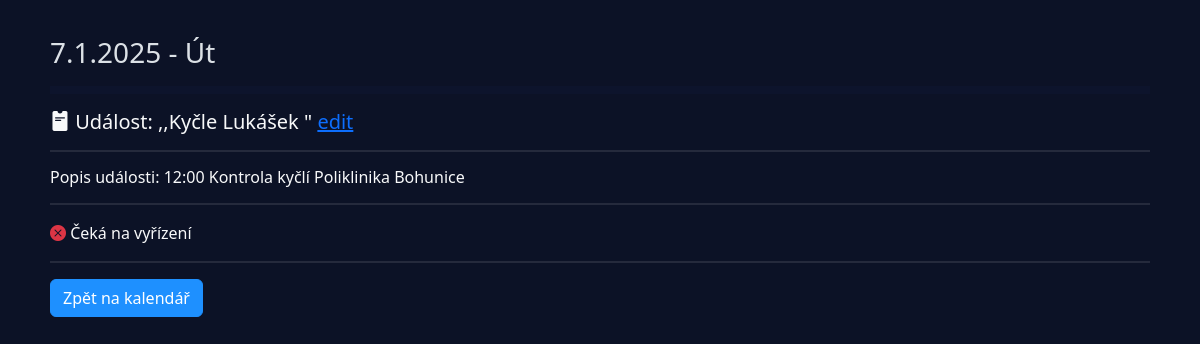
Before: /day/7/1/2025 with the older database file.
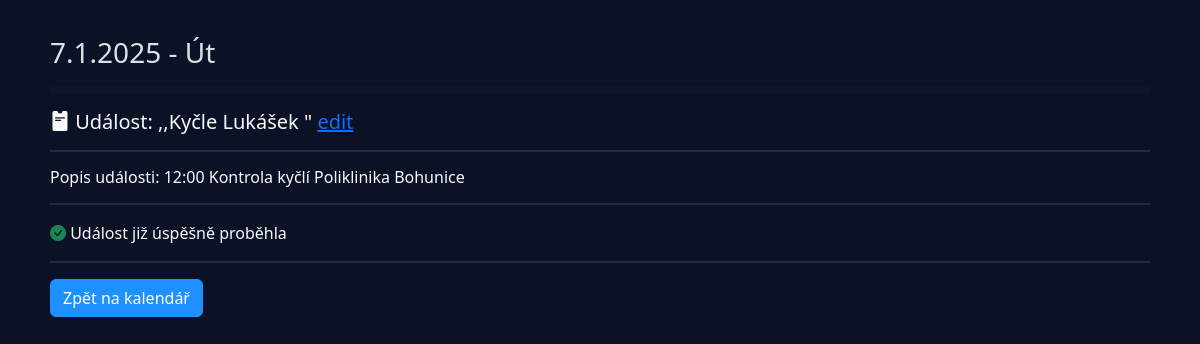
After: the same page with the newer database file.
### models.py (models this page shows)
class Event(db.Model):
    __tablename__ = 'events'
    id = db.Column(db.Integer, primary_key=True, autoincrement=True)
    name = db.Column(db.String(100), nullable=False)
    description = db.Column(db.Text, nullable=True)
    events_category_id = db.Column(db.Integer, db.ForeignKey('events_category.id'), nullable=False)
    start_date = db.Column(db.DateTime, nullable=False)
    end_date = db.Column(db.DateTime, nullable=False)
    done = db.Column(db.Boolean, default=False)
    category = db.relationship('EventCategory', back_populates='events')
    badges = db.relationship('EventBadge', secondary=event_badge_association, back_populates='events')

### app.py (the view)
@app.route('/day/<int:day>/<int:month>/<int:year>')
def day_view(day, month, year):
    calendar = Calendar(year, month)
    current_day = datetime.now()
    current_month = calendar.get_current_month_name()
    selected_date_str = f"{day}.{month}.{year}"
    selected_date = datetime.strptime(selected_date_str, '%d.%m.%Y').date()
    events = Event.query.filter(
        db.func.date(Event.start_date) == selected_date,
        db.func.date(Event.end_date) == selected_date
    ).all()
    calendar = Calendar(year, month)
    cz_abbr_days = calendar.get_cz_abbr_days()
    day_name = cz_abbr_days[selected_date.weekday()]
    theme = get_theme()
    return render_template('day.html', current_day=current_day, current_month=current_month, day=day, month=month, year=year, day_name=day_name, events=events, theme=theme)

### app.py (called while the page is built)
def get_theme():
    return request.cookies.get('theme', 'dark')

### calendar_class.py (called while the page is built)
    def get_cz_abbr_days(self):
        return ["Po", "Út", "St", "Čt", "Pá", "So", "Ne"]

    def get_current_month_name(self):
        return f"{self.cz_months[self.month - 1]} {self.year}"

### templates/day.html (shortened to what this page needs)
{% extends "base.html" %}
{% block content %}
<h3>{{ day }}.{{ month }}.{{ year }} - {{ day_name }}</h3>
{% if events %}
    {% for event in events %}
        <hr>
          <h5> <i class="bi bi-pass-fill"></i> Událost: ,,{{ event.name }}" <a href="{{ url_for('edit_event', event_id=event.id) }}">edit</a></h5>
        <hr style="border: 1px solid #ffffff;">
            <h6>Popis události: {{ event.description }}</h6>
          <hr style="border: 1px solid #ffffff;">
        {% if event.done %}
    <p><i class="bi bi-check-circle-fill text-success"></i> Událost již úspěšně proběhla</p>
{% else %}
    <p><i class="bi bi-x-circle-fill text-danger"></i> Čeká na vyřízení</p>
{% endif %}
          <hr style="border: 1px solid #ffffff;">
    {% endfor %}
{% else %}
    <p>Žádné události pro tento den.</p>
{% endif %}
    <a href="{{ url_for('calendar_view', year=current_day.year, month=current_day.month) }}" class="btn btn-primary"> Zpět na kalendář </a>
{% endblock %}

Changed rows visible on the page:
changed Event "Kyčle Lukášek": done "Čeká na vyřízení" → "Událost již úspěšně proběhla"
